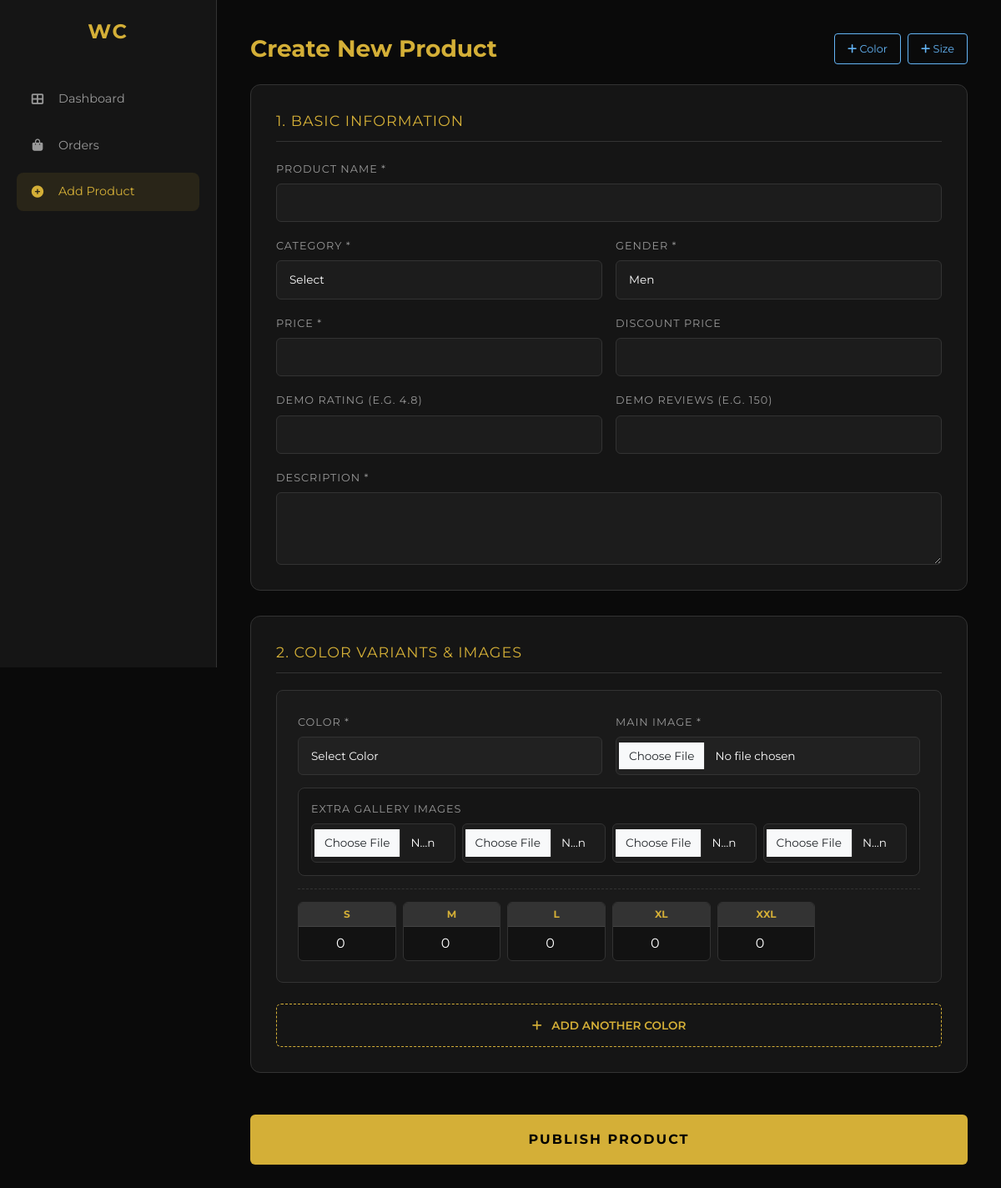
Page /admin-panel/add-product/ (signed in) on the committed database.
### products/models.py (models this page shows, shortened)
class Size(models.Model):
    name = models.CharField(max_length=20, unique=True) # ഉദാ: S, M, L, XL, XXL

### adminapp/views.py (the view, shortened to what this page needs)
# urls.py: path('add-product/', views.add_product, name='add_product'),
@staff_member_required
def add_product(request):
    categories = Category.objects.all()
    colors = Color.objects.all()
    sizes = Size.objects.all()
    return render(request, 'bdm/add_product.html', {
        'categories': categories, 'colors': colors, 'sizes': sizes
    })

### products/context_processors.py (called while the page is built, shortened)
def counter(request):
    cart_count = 0
    if 'admin' in request.path:
        return {}
    return dict(cart_count=cart_count)

### templates/bdm/add_product.html (shortened to what this page needs)
<!DOCTYPE html>
<html lang="en">
<head>
    <link href="https://cdn.jsdelivr.net/npm/bootstrap@5.3.0/dist/css/bootstrap.min.css" rel="stylesheet">
    <link rel="stylesheet" href="https://cdnjs.cloudflare.com/ajax/libs/font-awesome/6.0.0/css/all.min.css">
</head>
<body>
    <div class="sidebar">
        <div class="brand-name">WC</div>
        <ul class="nav-menu">
            <li><a href="{% url 'admin_dashboard' %}" class="nav-link"><i class="fas fa-th-large"></i> <span>Dashboard</span></a></li>
            <li><a href="#" class="nav-link"><i class="fas fa-shopping-bag"></i> <span>Orders</span></a></li>
            <li><a href="{% url 'add_product' %}" class="nav-link active"><i class="fas fa-plus-circle"></i> <span>Add Product</span></a></li>
        </ul>
    </div>
    <div class="main-content">
        <div class="d-flex justify-content-between align-items-center mb-4 flex-wrap gap-3">
            <h3 class="fw-bold m-0" style="color: var(--accent-gold);">Create New Product</h3>
            <div class="d-flex gap-2">
                <button type="button" class="btn-quick-add" data-bs-toggle="modal" data-bs-target="#addColorModal"><i class="fas fa-plus"></i> Color</button>
                <button type="button" class="btn-quick-add" data-bs-toggle="modal" data-bs-target="#addSizeModal"><i class="fas fa-plus"></i> Size</button>
            </div>
        </div>
        <form action="{% url 'add_product' %}" method="POST" enctype="multipart/form-data">
            <div class="form-card">
                <div class="card-title">1. Basic Information</div>
                <div class="row g-3">
                    <div class="col-md-12">
                        <label class="form-label">Product Name *</label>
                        <input type="text" name="name" class="form-control" required>
                    </div>
                    <div class="col-md-6">
                        <label class="form-label">Category *</label>
                        <select name="category" class="form-select" required>
                            <option value="" disabled selected>Select</option>
                        </select>
                    </div>
                    <div class="col-md-6">
                        <label class="form-label">Gender *</label>
                        <select name="gender" class="form-select" required>
                            <option value="Men">Men</option>
                        </select>
                    </div>
                    <div class="col-md-6">
                        <label class="form-label">Price *</label>
                        <input type="number" name="price" class="form-control" required>
                    </div>
                    <div class="col-md-6">
                        <label class="form-label">Discount Price</label>
                        <input type="number" name="discount_price" class="form-control">
                    </div>
                    <div class="col-md-6">
                        <label class="form-label">Demo Rating (e.g. 4.8)</label>
                        <input type="number" step="0.1" name="manual_avg_rating" class="form-control">
                    </div>
                    <div class="col-md-6">
                        <label class="form-label">Demo Reviews (e.g. 150)</label>
                        <input type="number" name="manual_review_count" class="form-control">
                    </div>
                    <div class="col-md-12">
                        <label class="form-label">Description *</label>
                        <textarea name="description" class="form-control" rows="3" required></textarea>
                    </div>
                </div>
            </div>
            <div class="form-card">
                <div class="card-title">2. Color Variants & Images</div>
                <div id="colors-container">
                    <div class="color-block" id="color_block_0">
                        <div class="row g-3">
                            <div class="col-md-6">
                                <label class="form-label">Color *</label>
                                <select name="color_0" class="form-select" required>
                                    <option value="" disabled selected>Select Color</option>
                                </select>
                            </div>
                            <div class="col-md-6">
                                <label class="form-label">Main Image *</label>
                                <input type="file" name="image_0" class="form-control" required>
                            </div>
                        </div>
                        <div class="gallery-box">
                            <label class="form-label d-block mb-2">Extra Gallery Images</label>
                            <div class="row g-2">
                                <div class="col-6 col-md-3"><input type="file" name="gallery_0" class="form-control"></div>
                                <div class="col-6 col-md-3"><input type="file" name="gallery_0" class="form-control"></div>
                                <div class="col-6 col-md-3"><input type="file" name="gallery_0" class="form-control"></div>
                                <div class="col-6 col-md-3"><input type="file" name="gallery_0" class="form-control"></div>
                            </div>
                        </div>
                        <div class="sizes-grid">
                            <div class="row g-2">
                                {% for size in sizes %}
                                <div class="col-3 col-md-2">
                                    <div class="size-input-group">
                                        <span class="size-label">{{ size.name }}</span>
                                        <input type="number" name="stock_0_{{ size.id }}" value="0">
                                    </div>
                                </div>
                                {% endfor %}
                            </div>
                        </div>
                    </div>
                </div>
                <button type="button" class="btn-add-color" onclick="addColorBlock()"><i class="fas fa-plus me-2"></i> Add Another Color</button>
            </div>
            <button type="submit" class="btn-submit">Publish Product</button>
        </form>
    </div>
</body>
</html>

### templates/bdm/add_product.html (style rules this page uses)
:root { --bg-dark: #0a0a0a; --card-dark: #151515; --accent-gold: #d4af37; --text-main: #ffffff; --text-muted: #999999; --border: #333333; }
body { background-color: var(--bg-dark); color: var(--text-main); font-family: 'Montserrat', sans-serif; overflow-x: hidden; }
.sidebar { width: 260px; height: 100vh; background: var(--card-dark); position: fixed; left: 0; top: 0; border-right: 1px solid var(--border); padding: 20px; z-index: 1000; transition: 0.3s; }
.brand-name { font-size: 1.5rem; font-weight: 700; color: var(--accent-gold); text-align: center; margin-bottom: 40px; text-transform: uppercase; letter-spacing: 2px; }
.nav-menu { list-style: none; padding: 0; }
.nav-link { color: var(--text-muted); text-decoration: none; padding: 12px 15px; border-radius: 8px; display: flex; align-items: center; transition: 0.3s; font-size: 0.9rem; margin-bottom: 10px; }
.nav-link i { margin-right: 15px; width: 20px; text-align: center; }
.nav-link:hover, .nav-link.active { background: rgba(212, 175, 55, 0.1); color: var(--accent-gold); }
.main-content { margin-left: 260px; padding: 40px; transition: 0.3s; }
.form-card { background: var(--card-dark); border: 1px solid var(--border); border-radius: 12px; padding: 30px; margin-bottom: 30px; }
.card-title { font-size: 1.1rem; color: var(--accent-gold); margin-bottom: 20px; text-transform: uppercase; letter-spacing: 1px; border-bottom: 1px solid var(--border); padding-bottom: 10px; }
.form-label { color: var(--text-muted); font-size: 0.8rem; text-transform: uppercase; letter-spacing: 1px; margin-bottom: 8px; }
.form-control, .form-select { background: rgba(255, 255, 255, 0.03); border: 1px solid var(--border); color: var(--text-main); padding: 12px 15px; font-size: 0.85rem; border-radius: 6px; transition: 0.3s; }
select option { background-color: #1a1a1a; color: white; }
.color-block { background: rgba(255,255,255,0.02); padding: 25px; border-radius: 8px; border: 1px solid var(--border); margin-bottom: 25px; position: relative; }
.gallery-box { background: rgba(0,0,0,0.2); border: 1px solid var(--border); padding: 15px; border-radius: 8px; margin-top: 15px; }
.sizes-grid { border-top: 1px dashed var(--border); padding-top: 15px; margin-top: 15px; }
.size-input-group { display: flex; flex-direction: column; background: rgba(0,0,0,0.3); border: 1px solid var(--border); border-radius: 6px; overflow: hidden; text-align: center; }
.size-label { background: var(--border); color: var(--accent-gold); padding: 5px; font-weight: 700; font-size: 0.75rem; border-bottom: 1px solid #444; }
.size-input-group input { border: none; background: transparent; color: white; padding: 8px; width: 100%; text-align: center; outline: none; }
.btn-quick-add { background: transparent; color: #64b5f6; border: 1px solid #64b5f6; padding: 8px 15px; font-size: 0.8rem; border-radius: 4px; transition: 0.3s; }
.btn-add-color { background: transparent; color: var(--accent-gold); border: 1px dashed var(--accent-gold); padding: 15px; width: 100%; border-radius: 6px; text-transform: uppercase; font-size: 0.85rem; font-weight: 600; cursor: pointer; }
.btn-submit { background: var(--accent-gold); color: #000; border: none; padding: 18px; width: 100%; font-weight: 700; text-transform: uppercase; letter-spacing: 2px; border-radius: 6px; margin-top: 20px; }

### rows in the picture
Size: name "S"
Size: name "M"
Size: name "L"
Size: name "XL"
Size: name "XXL"
